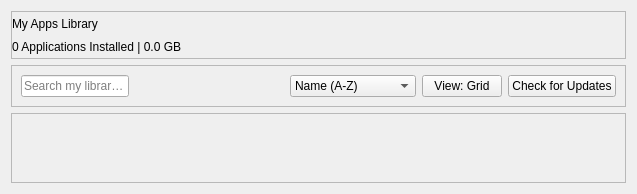
        <widget class="QWidget" name="page_my_apps">
         <layout class="QVBoxLayout" name="verticalLayout_4">
          <item>
           <widget class="QFrame" name="myApps_headerFrame">
            <property name="frameShape">
             <enum>QFrame::StyledPanel</enum>
            </property>
            <property name="frameShadow">
             <enum>QFrame::Raised</enum>
            </property>
            <layout class="QHBoxLayout" name="horizontalLayout_21">
             <property name="spacing">
              <number>0</number>
             </property>
             <property name="leftMargin">
              <number>0</number>
             </property>
             <property name="topMargin">
              <number>0</number>
             </property>
             <property name="rightMargin">
              <number>0</number>
             </property>
             <property name="bottomMargin">
              <number>0</number>
             </property>
             <item>
              <layout class="QVBoxLayout" name="verticalLayout_48">
               <property name="topMargin">
                <number>0</number>
               </property>
               <item>
                <widget class="QLabel" name="myApps_lblTitle">
                 <property name="text">
                  <string>My Apps Library</string>
                 </property>
                </widget>
               </item>
               <item>
                <widget class="QLabel" name="myApps_lblStats">
                 <property name="text">
                  <string>0 Applications Installed | 0.0 GB</string>
                 </property>
                </widget>
               </item>
              </layout>
             </item>
             <item>
              <widget class="QLabel" name="myApps_IconLogo">
               <property name="minimumSize">
                <size>
                 <width>46</width>
                 <height>46</height>
                </size>
               </property>
               <property name="maximumSize">
                <size>
                 <width>46</width>
                 <height>46</height>
                </size>
               </property>
               <property name="text">
                <string/>
               </property>
               <property name="pixmap">
                <pixmap>../assets/icons/FlowDeck.png</pixmap>
               </property>
               <property name="scaledContents">
                <bool>true</bool>
               </property>
               <property name="alignment">
                <set>Qt::AlignCenter</set>
               </property>
              </widget>
             </item>
            </layout>
           </widget>
          </item>
          <item>
           <widget class="QFrame" name="myApps_toolbarFrame">
            <property name="frameShape">
             <enum>QFrame::StyledPanel</enum>
            </property>
            <property name="frameShadow">
             <enum>QFrame::Raised</enum>
            </property>
            <layout class="QHBoxLayout" name="horizontalLayout_2">
             <item>
              <widget class="QLineEdit" name="myApps_searchBox">
               <property name="placeholderText">
                <string>Search my library...</string>
               </property>
              </widget>
             </item>
             <item>
              <spacer name="horizontalSpacer">
               <property name="orientation">
                <enum>Qt::Horizontal</enum>
               </property>
               <property name="sizeHint" stdset="0">
                <size>
                 <width>155</width>
                 <height>20</height>
                </size>
               </property>
              </spacer>
             </item>
             <item>
              <widget class="QComboBox" name="myApps_sortCombo">
               <item>
                <property name="text">
                 <string>Name (A-Z)</string>
                </property>
               </item>
               <item>
                <property name="text">
                 <string>Recently Installed</string>
                </property>
               </item>
              </widget>
             </item>
             <item>
              <widget class="QPushButton" name="myApps_viewBtn">
               <property name="text">
                <string>View: Grid</string>
               </property>
              </widget>
             </item>
             <item>
              <widget class="QPushButton" name="myApps_updateAllBtn">
               <property name="text">
                <string>Check for Updates</string>
               </property>
              </widget>
             </item>
            </layout>
           </widget>
          </item>
          <item>
           <widget class="QScrollArea" name="myApps_scrollArea">
            <property name="widgetResizable">
             <bool>true</bool>
            </property>
            <widget class="QWidget" name="myApps_scrollContent">
             <property name="geometry">
              <rect>
               <x>0</x>
               <y>0</y>
               <width>98</width>
               <height>28</height>
              </rect>
             </property>
             <layout class="QGridLayout" name="gridLayout_2"/>
            </widget>
           </widget>
          </item>
         </layout>
        </widget>
